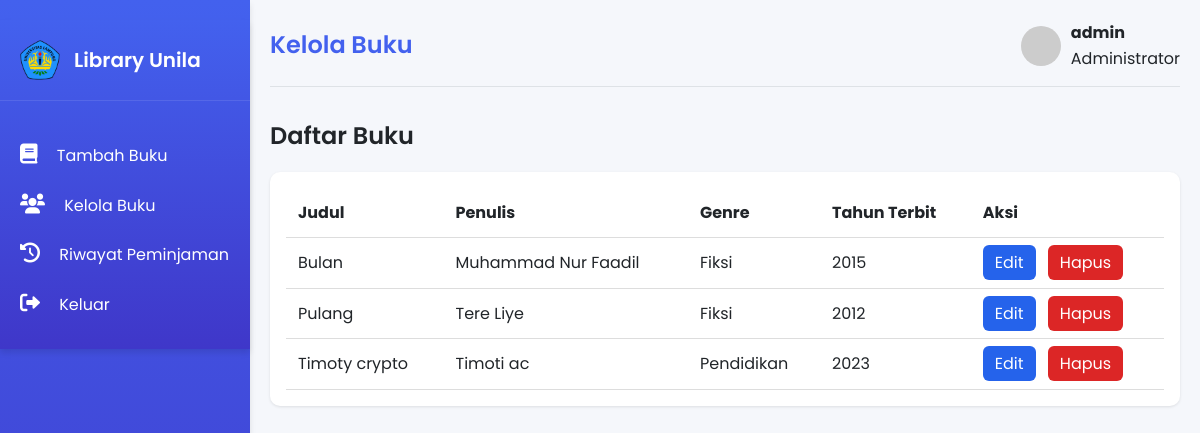
The app's page /admin/kelolabuku.php (signed in) with its own data.
### tables this page shows
CREATE TABLE `books` (
  `id` int NOT NULL,
  `title` varchar(255) NOT NULL,
  `author` varchar(100) NOT NULL,
  `genre` varchar(50) NOT NULL,
  `isbn` varchar(20) NOT NULL,
  `published_year` year NOT NULL,
  `description` text NOT NULL,
  `cover_image` varchar(255) DEFAULT 'default.jpg',
  `total_copies` int NOT NULL DEFAULT '1',
  `available_copies` int NOT NULL DEFAULT '1'
);

### admin/kelolabuku.php (the view, shortened to what this page needs)
<?php
$username = "";
if (isset($_SESSION['admin'])) {
    $username = $_SESSION['admin'];
} else {
    header('Location: index.php');
    exit;
}
include '../connection.php';
$query = "SELECT id, title, author, genre, published_year FROM books";
$result = mysqli_query($conn, $query);
?>
<!DOCTYPE html>
<html lang="id">
<head>
    <link rel="stylesheet" href="https://cdnjs.cloudflare.com/ajax/libs/font-awesome/6.0.0-beta3/css/all.min.css">
    <link rel="stylesheet" href="css/main.css">
    <link rel="stylesheet" href="css/table.css">
</head>
<body>
    <div class="container">
        <div class="sidebar" id="sidebar-placeholder"></div>
        <div class="main-content">
            <div class="header">
                <h2>Kelola Buku</h2>
                <div class="user-info">
                    <img src="https://randomuser.me/api/portraits/men/41.jpg" alt="Admin">
                    <div>
                        <h4><?php echo htmlspecialchars($username); ?></h4>
                        <p>Administrator</p>
                    </div>
                </div>
            </div>
            <div class="content">
                <h3 class="section-title">Daftar Buku</h3>
                <div class="table-container">
                    <table class="table">
                        <thead>
                            <tr>
                                <th>Judul</th>
                                <th>Penulis</th>
                                <th>Genre</th>
                                <th>Tahun Terbit</th>
                                <th>Aksi</th>
                            </tr>
                        </thead>
                        <tbody>
                            <?php while ($row = mysqli_fetch_assoc($result)) : ?>
                                <tr>
                                    <td><?php echo htmlspecialchars($row['title']); ?></td>
                                    <td><?php echo htmlspecialchars($row['author']); ?></td>
                                    <td><?php echo htmlspecialchars($row['genre']); ?></td>
                                    <td><?php echo htmlspecialchars($row['published_year']); ?></td>
                                    <td>
                                        <a href="editbuku.php?id=<?php echo $row['id']; ?>" class="btn-edit">Edit</a>
                                        <a href="hapus_buku.php?id=<?php echo $row['id']; ?>" class="btn-delete" onclick="return confirm('Yakin hapus buku ini?')">Hapus</a>
                                    </td>
                                </tr>
                            <?php endwhile; ?>
                        </tbody>
                    </table>
                </div>
            </div>
        </div>
    </div>
</body>
</html>

### admin/css/main.css (style rules this page uses)
* { margin: 0; padding: 0; box-sizing: border-box; font-family: 'Poppins', sans-serif; }
:root { --primary: #4361ee; --secondary: #3f37c9; --success: #4cc9f0; --light: #f8f9fa; --dark: #212529; --gray: #6c757d; --light-gray: #e9ecef; --border: #dee2e6; --shadow: 0 4px 6px rgba(0, 0, 0, 0.1); --radius: 8px; }
body { background-color: #f5f7fb; color: var(--dark); line-height: 1.6; scrollbar-width: none; }
.container { display: flex; min-height: 100vh; }
.sidebar { width: 250px; background: linear-gradient(180deg, var(--primary), var(--secondary)); color: white; padding: 20px 0; box-shadow: var(--shadow); }
.main-content { flex: 1; padding: 20px; overflow-x: hidden; overflow-y: hidden; }
.header { display: flex; justify-content: space-between; align-items: center; margin-bottom: 30px; padding-bottom: 15px; border-bottom: 1px solid var(--border); }
.header h2 { color: var(--primary); font-weight: 600; }
.user-info { display: flex; align-items: center; }
.user-info img { width: 40px; height: 40px; border-radius: 50%; object-fit: cover; margin-right: 10px; }

### admin/css/table.css (style rules this page uses)
.section-title { font-size: 1.5rem; font-weight: 600; margin-bottom: 1rem; }
.table-container { overflow-x: auto; background: #fff; padding: 1rem; border-radius: 10px; box-shadow: 0 1px 3px rgba(0,0,0,0.1); }
.table { width: 100%; border-collapse: collapse; }
.table th, .table td { padding: 0.75rem; text-align: left; border-bottom: 1px solid #ddd; }
.btn-edit { background-color: #2563eb; color: white; padding: 6px 12px; border-radius: 6px; text-decoration: none; margin-right: 8px; }
.btn-delete { background-color: #dc2626; color: white; padding: 6px 12px; border-radius: 6px; text-decoration: none; }

### records on screen
books: title "Bulan", author "Muhammad Nur Faadil", genre "Fiksi", published_year "2015"
books: title "Pulang", author "Tere Liye", genre "Fiksi", published_year "2012"
books: title "Timoty crypto", author "Timoti ac", genre "Pendidikan", published_year "2023"

### other values on screen
$username "admin"
